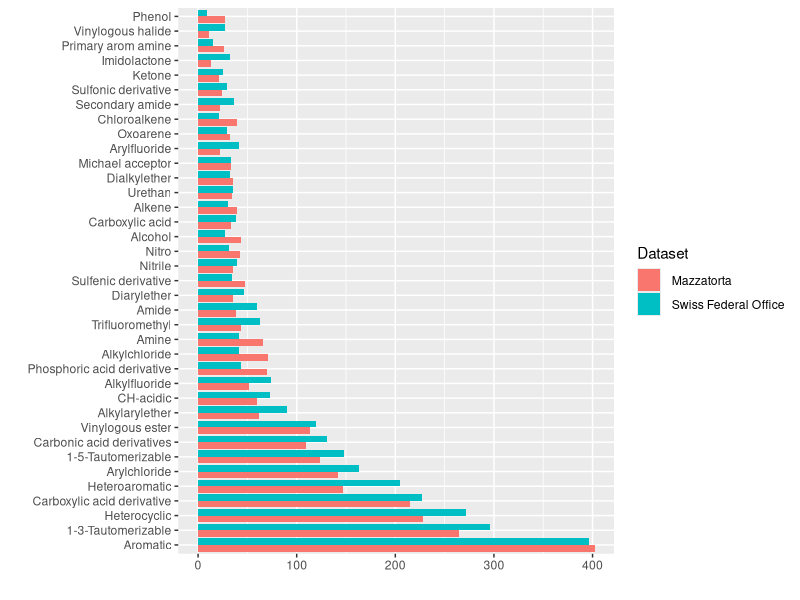
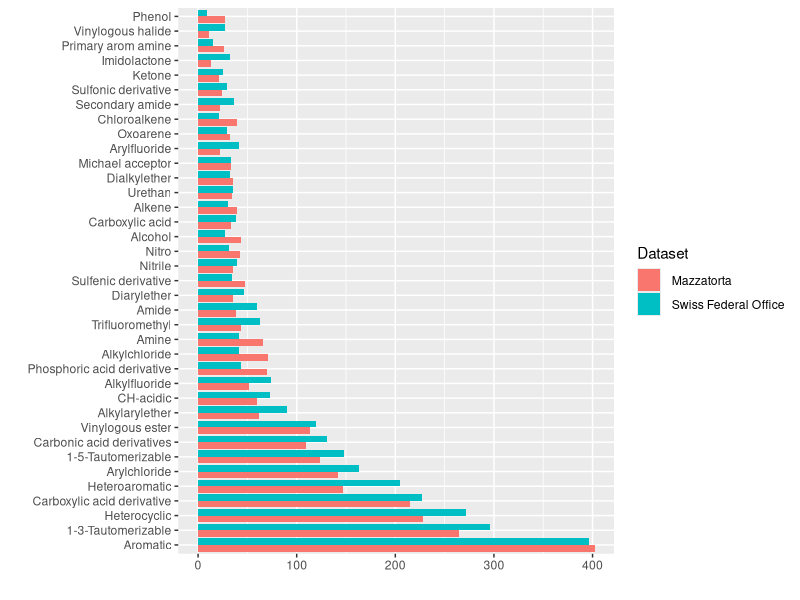

Write R code to recreate these figures, in order.
library("ggplot2")

data <- read.csv("data/functional-groups-reduced4R.csv",header=F)

names(data) = c("V1","V2","Dataset")
data$V1 <- reorder(data$V1,-data$V2)

ggplot(data,aes(x=V1,y=V2,fill=Dataset)) + geom_bar(stat="identity", position=position_dodge())  + xlab("") + ylab("") + coord_flip() 
ggsave("figure/functional-groups.pdf")
